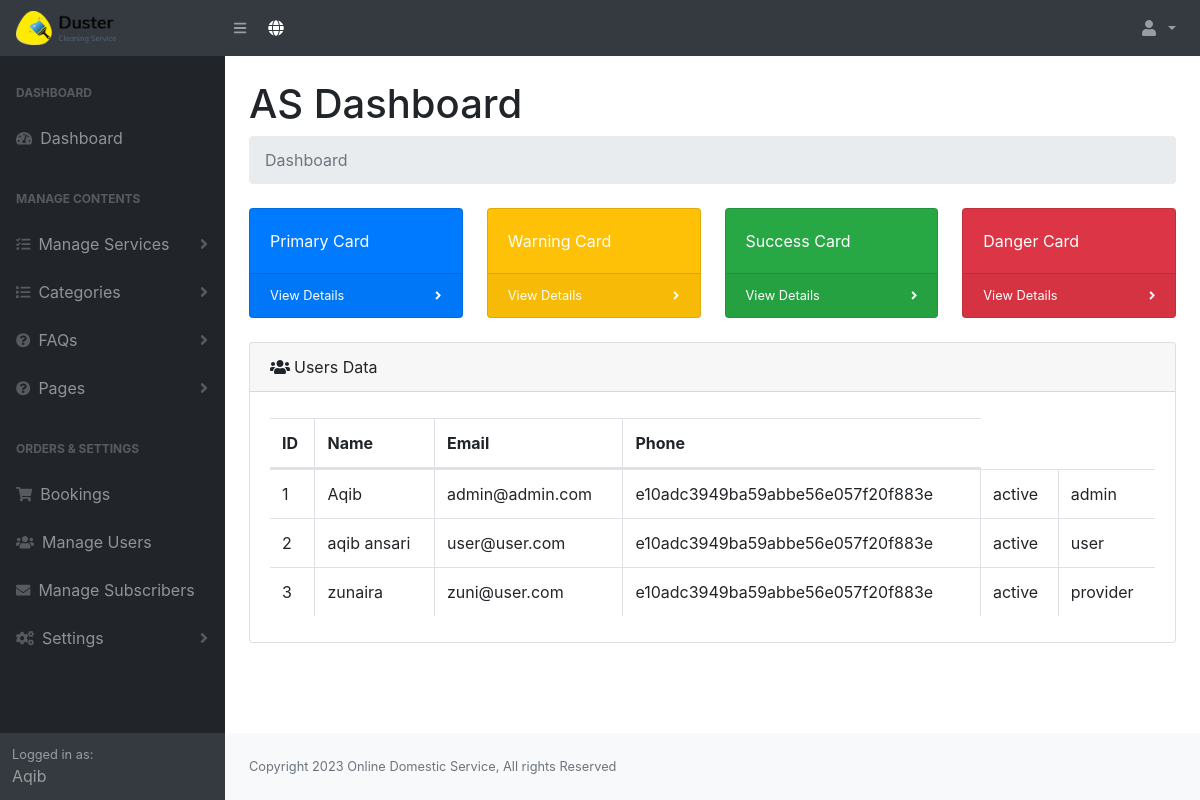
/admin/index.php (signed in), run on the app's committed database.
### tables this page shows
CREATE TABLE `tbl_users` (
  `id` int(10) NOT NULL,
  `username` varchar(255) DEFAULT NULL,
  `fullname` varchar(255) DEFAULT NULL,
  `email` varchar(255) DEFAULT NULL,
  `mobile_no` varchar(15) DEFAULT NULL,
  `password` varchar(255) DEFAULT NULL,
  `role` varchar(10) DEFAULT NULL,
  `photo` varchar(255) DEFAULT NULL,
  `created_at` varchar(255) DEFAULT NULL,
  `gender` varchar(20) DEFAULT NULL,
  `status` varchar(10) DEFAULT NULL,
  `comment` varchar(255) DEFAULT NULL
);

CREATE TABLE `tbl_settings` (
  `id` int(10) NOT NULL,
  `site_title` varchar(255) NOT NULL,
  `site_footer` varchar(255) NOT NULL,
  `web_phone` varchar(255) NOT NULL,
  `web_email` varchar(255) NOT NULL,
  `web_address_location` varchar(255) NOT NULL,
  `web_currency` varchar(10) NOT NULL,
  `dollar_exchange_rate` varchar(10) NOT NULL,
  `g_recaptcha_site_key` varchar(255) DEFAULT NULL,
  `g_recaptcha_secret_key` varchar(255) DEFAULT NULL,
  `g_recaptcha_status` varchar(10) DEFAULT NULL
);

### admin/config.php (called while the page is built, shortened)
<?php
$dbhost = 'localhost';
$dbname = 'fyp';
$dbuser = 'root';
$dbpass = '';
try {
	$pdo = new PDO("mysql:host={$dbhost};dbname={$dbname}", $dbuser, $dbpass);
	$pdo->setAttribute(PDO::ATTR_ERRMODE, PDO::ERRMODE_EXCEPTION);
}
catch( PDOException $exception ) {
	echo "Connection Error: " . $exception->getMessage();
	die();
}
$setting_statement = $pdo->prepare('SELECT * FROM tbl_settings');
$setting_statement->execute();
$setting_statement_results = $setting_statement->fetch();
?>

### admin/autoloader.php (called while the page is built, shortened)
<?php
include 'config.php';
?>

### admin/index.php (the view)
<?php include 'header.php' ?>
                    <div class="container-fluid">
                        <h1 class="mt-4">AS Dashboard</h1>
                        <ol class="breadcrumb mb-4">
                            <li class="breadcrumb-item active">Dashboard</li>
                        </ol>
                        <div class="row">
                            <div class="col-xl-3 col-md-6">
                                <div class="card bg-primary text-white mb-4">
                                    <div class="card-body">Primary Card</div>
                                    <div class="card-footer d-flex align-items-center justify-content-between">
                                        <a class="small text-white stretched-link" href="#">View Details</a>
                                        <div class="small text-white"><i class="fas fa-angle-right"></i></div>
                                    </div>
                                </div>
                            </div>
                            <div class="col-xl-3 col-md-6">
                                <div class="card bg-warning text-white mb-4">
                                    <div class="card-body">Warning Card</div>
                                    <div class="card-footer d-flex align-items-center justify-content-between">
                                        <a class="small text-white stretched-link" href="#">View Details</a>
                                        <div class="small text-white"><i class="fas fa-angle-right"></i></div>
                                    </div>
                                </div>
                            </div>
                            <div class="col-xl-3 col-md-6">
                                <div class="card bg-success text-white mb-4">
                                    <div class="card-body">Success Card</div>
                                    <div class="card-footer d-flex align-items-center justify-content-between">
                                        <a class="small text-white stretched-link" href="#">View Details</a>
                                        <div class="small text-white"><i class="fas fa-angle-right"></i></div>
                                    </div>
                                </div>
                            </div>
                            <div class="col-xl-3 col-md-6">
                                <div class="card bg-danger text-white mb-4">
                                    <div class="card-body">Danger Card</div>
                                    <div class="card-footer d-flex align-items-center justify-content-between">
                                        <a class="small text-white stretched-link" href="#">View Details</a>
                                        <div class="small text-white"><i class="fas fa-angle-right"></i></div>
                                    </div>
                                </div>
                            </div>
                        </div>
                        <div class="card mb-4">
                            <div class="card-header"><i class="fas fa-users mr-1"></i>Users Data</div>
                            <div class="card-body">
                                <div class="table-responsive">
                                    <table class="table table-bordered" id="dataTable" width="100%" cellspacing="0">
                                        <thead>
                                            <tr>
                                                <th>ID</th>
                                                <th>Name</th>
                                                <th>Email</th>
                                                <th>Phone</th>
                                            </tr>
                                        </thead>
                                        <tbody>
                                            <?php
                $statement = $pdo->prepare('SELECT * FROM tbl_users');
                $statement->execute();
                $result = $statement->fetchAll();
                $i = 0;
                foreach ($result as $key) {
                $i++;
            ?>
                                            <tr>
                <td><?php echo $i;?></td>
                <td><?php echo $key['fullname'];?></td>
                <td><?php echo $key['email'];?></td>
                <td><?php echo $key['password'];?></td>
                <td><?php echo $key['status'];?></td>
                <td><?php echo $key['role'];?></td>
            </tr>
            <?php } ?>
                                        </tbody>
                                    </table>
                                </div>
                            </div>
                        </div>
                    </div>
<?php include 'footer.php' ?>

### admin/header.php (shortened to what this page needs)
<?php
include 'autoloader.php';
$u_id = $_SESSION['admin']['id'];
$statement = $pdo->prepare('SELECT * FROM tbl_users WHERE id=?');
$statement->execute(array($u_id));
$user_result = $statement->fetch();
?>
<!DOCTYPE html>
<html lang="en">
    <head>
        <link href="css/styles.css" rel="stylesheet" />
        <link href="css/dataTables.bootstrap4.min.css" rel="stylesheet" />
    </head>
    <body class="sb-nav-fixed">
        <nav class="sb-topnav navbar navbar-expand navbar-dark bg-dark">
            <a class="navbar-brand" href="dashboard.php">
                <img src="assets/logo/logo.png" class="existing-photo" width="100">
            </a>
            <button class="btn btn-link btn-sm order-1 order-lg-0" id="sidebarToggle" href="#">
                <i class="fas fa-bars"></i>
            </button
            >
            <a href="/" target="_blank" class="btn btn-dark" type="button">
                <i class="fas fa-globe"></i>
            </a>
            <ul class="navbar-nav ml-auto ml-md-0">
                <li class="nav-item dropdown">
                    <a class="nav-link dropdown-toggle" id="userDropdown" href="#" role="button" data-toggle="dropdown" aria-haspopup="true" aria-expanded="false">
                        <i class="fas fa-user fa-fw"></i>
                    </a>
                </li>
            </ul>
        </nav>
        <div id="layoutSidenav">
            <div id="layoutSidenav_nav">
                <nav class="sb-sidenav accordion sb-sidenav-dark" id="sidenavAccordion">
                    <div class="sb-sidenav-menu">
                        <div class="nav">
                            <div class="sb-sidenav-menu-heading">Dashboard</div>
                            <a class="nav-link" href="dashboard.php">
                                <div class="sb-nav-link-icon">
                                    <i class="fas fa-tachometer-alt"></i>
                                </div>
                                Dashboard
                            </a>
                            <div class="sb-sidenav-menu-heading">Manage Contents</div>
                            <a class="nav-link collapsed" href="#" data-toggle="collapse" data-target="#collapseServices" aria-expanded="false" aria-controls="collapseServices">
                                <div class="sb-nav-link-icon">
                                    <i class="fas fa-tasks"></i>
                                </div>
                                    Manage Services
                                <div class="sb-sidenav-collapse-arrow">
                                    <i class="fas fa-angle-down"></i>
                                </div
                            ></a>
                            <a class="nav-link collapsed" href="#" data-toggle="collapse" data-target="#collapseLayouts" aria-expanded="false" aria-controls="collapseLayouts">
                                <div class="sb-nav-link-icon">
                                    <i class="fas fa-list"></i>
                                </div>
                                    Categories
                                <div class="sb-sidenav-collapse-arrow">
                                    <i class="fas fa-angle-down"></i>
                                </div
                            ></a>
                            <a class="nav-link collapsed" href="#" data-toggle="collapse" data-target="#collapseFaqs" aria-expanded="false" aria-controls="collapseFaqs">
                                <div class="sb-nav-link-icon">
                                    <i class="fas fa-question-circle"></i>
                                </div>
                                    FAQs
                                <div class="sb-sidenav-collapse-arrow">
                                    <i class="fas fa-angle-down"></i>
                                </div
                            ></a>
                            <a class="nav-link collapsed" href="#" data-toggle="collapse" data-target="#collapsePages" aria-expanded="false" aria-controls="collapsePages">
                                <div class="sb-nav-link-icon">
                                    <i class="fas fa-question-circle"></i>
                                </div>
                                    Pages
                                <div class="sb-sidenav-collapse-arrow">
                                    <i class="fas fa-angle-down"></i>
                                </div
                            ></a>
                            <div class="sb-sidenav-menu-heading">Orders & Settings</div>
                            <a class="nav-link" href="bookings.php">
                                <div class="sb-nav-link-icon">
                                    <i class="fa fa-shopping-cart"></i>
                                </div>
                                Bookings</a>
                            <a class="nav-link" href="users.php">
                                <div class="sb-nav-link-icon">
                                    <i class="fas fa-users"></i>
                                </div>
                                Manage Users</a>
                             <a class="nav-link" href="subscribers.php">
                                <div class="sb-nav-link-icon">
                                    <i class="fas fa-envelope"></i>
                                </div>
                                Manage Subscribers</a>
                            <a class="nav-link collapsed" href="#" data-toggle="collapse" data-target="#collapseSetting" aria-expanded="false" aria-controls="collapseSetting"
                                ><div class="sb-nav-link-icon">
                                    <i class="fas fa-cogs"></i>
                                </div>
                                Settings
                                <div class="sb-sidenav-collapse-arrow">
                                    <i class="fas fa-angle-down"></i>
                                    </div
                            ></a>
                        </div>
                    </div>
                    <div class="sb-sidenav-footer">
                        <div class="small">Logged in as:</div>
                        <?php echo $user_result['fullname']; ?>
                    </div>
                </nav>
            </div>
            <div id="layoutSidenav_content">
            <main>

### admin/footer.php (shortened to what this page needs)
                </main>
                <footer class="py-4 bg-light mt-auto">
                    <div class="container-fluid">
                        <div class="d-flex align-items-center justify-content-between small">
                            <div class="text-muted"> <?php echo $setting_statement_results['site_footer']; ?></div>
                        </div>
                    </div>
                </footer>
            </div>
        </div>
    </body>
</html>

### data on the page
tbl_users: fullname "Aqib", email "admin@admin.com", password "e10adc3949ba59abbe56e057f20f883e", status "active", role "admin"
tbl_users: fullname "aqib ansari", email "user@user.com", password "e10adc3949ba59abbe56e057f20f883e", status "active", role "user"
tbl_users: fullname "zunaira", email "zuni@user.com", password "e10adc3949ba59abbe56e057f20f883e", status "active", role "provider"
tbl_settings: site_footer "Copyright 2023 Online Domestic Service, All rights Reserved"
